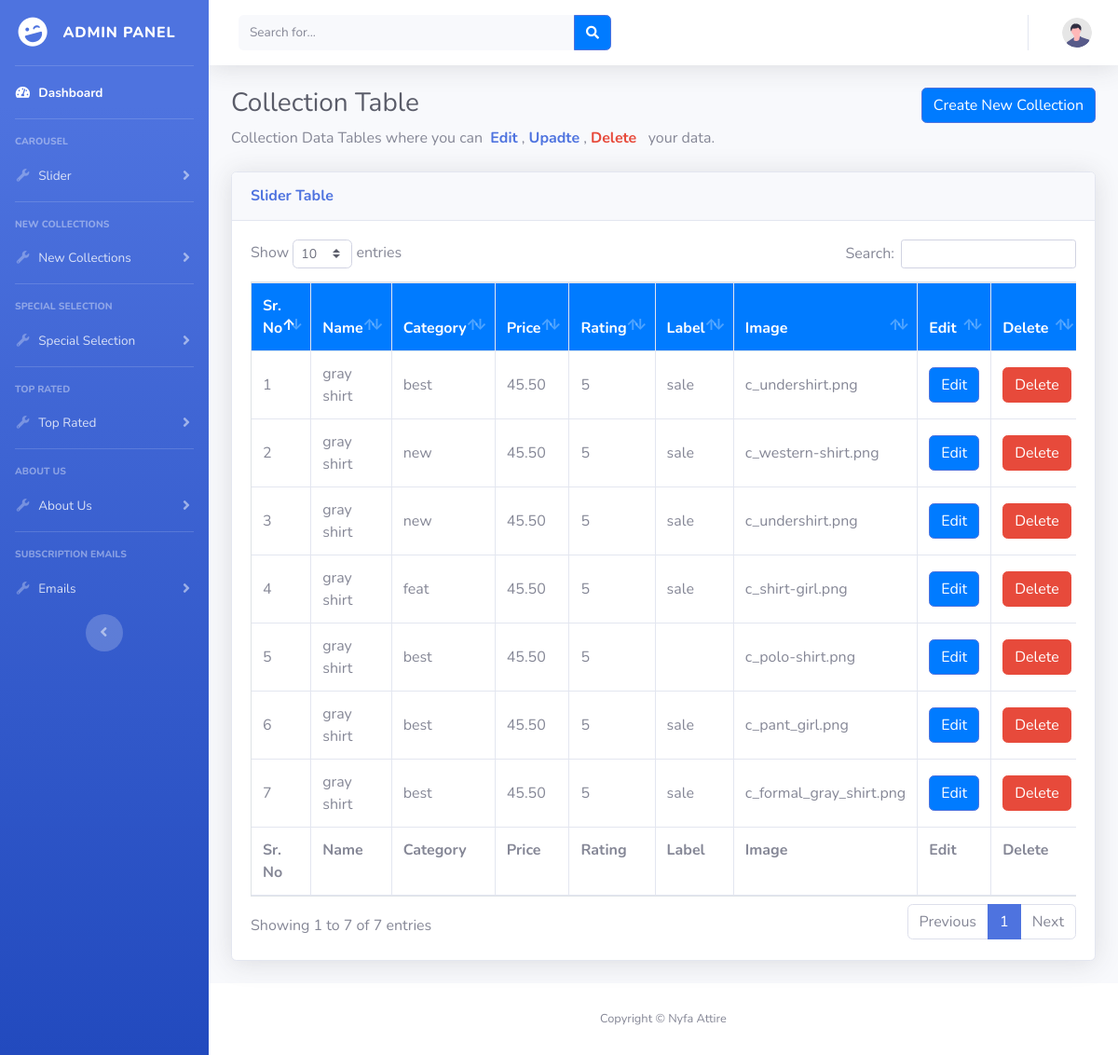
Screenshot of /admin/collection_table.php with the database file from the repository.
### tables this page shows
CREATE TABLE `collection` (
  `id` int(11) NOT NULL,
  `name` varchar(255) NOT NULL,
  `category` enum('best','feat','new') NOT NULL,
  `price` decimal(10,2) NOT NULL,
  `rating` int(11) NOT NULL,
  `label` varchar(255) NOT NULL,
  `image` varchar(255) NOT NULL
);

### admin/collection_table.php (the view, shortened to what this page needs)
<?php
include('db.php');
$query = "SELECT * FROM `collection` ORDER BY id DESC ";
$result = mysqli_query($conn, $query);
include('includes/header.php');
include('includes/sidebar.php');
?>
  <div id="content-wrapper" class="d-flex flex-column">
<div id="content">
  <nav class="navbar navbar-expand navbar-light bg-white topbar mb-4 static-top shadow">
<form
    class="d-none d-sm-inline-block form-inline mr-auto ml-md-3 my-2 my-md-0 mw-100 navbar-search">
    <div class="input-group">
        <input type="text" class="form-control bg-light border-0 small" placeholder="Search for..."
            aria-label="Search" aria-describedby="basic-addon2">
        <div class="input-group-append">
            <button class="btn btn-primary" type="button">
                <i class="fas fa-search fa-sm"></i>
            </button>
        </div>
    </div>
</form>
<ul class="navbar-nav ml-auto">
    <li class="nav-item dropdown no-arrow">
                <a class="nav-link dropdown-toggle" href="#" id="userDropdown" role="button" data-toggle="dropdown"
                    aria-haspopup="true" aria-expanded="false">
                    <img class="img-profile rounded-circle" src="img/undraw_profile.svg">
                </a>
            </li>
</ul>
</nav>
                <div class="container-fluid">
                <a href="collection_insert.php"><button type='submit' name='submit' class='btn btn-primary  float-right'>Create New Collection</button></a>
                    <h1 class="h3 mb-2 text-gray-800">Collection Table</h1>
                    <p class="mb-4">Collection Data Tables where you can  &nbsp;<span class=" font-weight-bold text-primary">Edit</span> , <span class=" font-weight-bold text-primary">Upadte</span> , <span class=" font-weight-bold text-danger">Delete</span> &nbsp; your data.
                    <div class="card shadow mb-4">
                        <div class="card-header py-3">
                            <h6 class="m-0 font-weight-bold text-primary">Slider Table</h6>
                        </div>
                        <div class="card-body">
                        <div class="table-responsive">
    <table class="table table-bordered" id="dataTable" width="100%" cellspacing="0">
        <thead>
            <tr>
                <th>Sr. No</th>
                <th>Name</th>
                <th>Category</th>
                <th>Price</th>
                <th>Rating</th>
                <th>Label</th>
                <th>Image</th>
                <th>Edit</th>
                <th>Delete</th>
            </tr>
        </thead>
        <tfoot>
            <tr>
            <th>Sr. No</th>
                <th>Name</th>
                <th>Category</th>
                <th>Price</th>
                <th>Rating</th>
                <th>Label</th>
                <th>Image</th>
                <th>Edit</th>
                <th>Delete</th>
            </tr>
        </tfoot>
        <tbody>
        <?php
        if(mysqli_num_rows($result) > 0) {
            $sn = 1;
            while($data = mysqli_fetch_assoc($result)) {
                echo "<tr>";
                echo "<td>" . $sn . "</td>";
                echo "<td>" . $data['name'] . "</td>";
                echo "<td>" . $data['category'] . "</td>";
                echo "<td>" . $data['price'] . "</td>";
                echo "<td>" . $data['rating'] . "</td>";
                echo "<td>" . $data['label'] . "</td>";
                echo "<td>" . $data['image'] . "</td>";
                echo "<td><a href='collection_edit.php?id=" . $data['id'] . "'><button type='submit' name='submit' class='btn btn-primary'>Edit</button></a></td>";
                echo "<td> <a href='javascript:void(0);' onclick='return confirmDelete(" . $data['id'] . ")'><button type='button' class='btn btn-danger'>Delete</button></a></td>";
                $sn++;
            }
        } else {
            echo "<tr><td colspan='4'>No matching records found</td></tr>";
        }
        ?>
        </tbody>
    </table>
</div>
                        </div>
                    </div>
                </div>
</div>
    <?php
include('includes/footer.php');
?>

### admin/includes/header.php (shortened to what this page needs)
<!DOCTYPE html>
<html lang="en">
<head>
    <link href="vendor/fontawesome-free/css/all.min.css" rel="stylesheet" type="text/css">
    <link href="https://stackpath.bootstrapcdn.com/bootstrap/4.5.2/css/bootstrap.min.css" rel="stylesheet">
    <link href="css/sb-admin-2.min.css" rel="stylesheet">
  <link href="vendor/datatables/dataTables.bootstrap4.min.css" rel="stylesheet">
</head>
<body id="page-top">
    <div id="wrapper">

### admin/includes/sidebar.php (shortened to what this page needs)
<ul class="navbar-nav bg-gradient-primary sidebar sidebar-dark accordion" id="accordionSidebar">
            <a class="sidebar-brand d-flex align-items-center justify-content-center" href="index.php">
                <div class="sidebar-brand-icon rotate-n-15">
                    <i class="fas fa-laugh-wink"></i>
                </div>
                <div class="sidebar-brand-text mx-3">Admin Panel</div>
            </a>
            <hr class="sidebar-divider my-0">
            <li class="nav-item active">
                <a class="nav-link" href="index.php">
                    <i class="fas fa-fw fa-tachometer-alt"></i>
                    <span>Dashboard</span></a>
            </li>
            <hr class="sidebar-divider">
            <div class="sidebar-heading">
                Carousel
            </div>
            <li class="nav-item">
            <a class="nav-link collapsed" href="#" data-toggle="collapse" data-target="#collapseTwo"
            aria-expanded="true" aria-controls="collapseTwo">
        <i class="fas fa-fw fa-wrench"></i>
        <span>Slider</span>
    </a>
</li>
<hr class="sidebar-divider">
<div class="sidebar-heading">
    New Collections
</div>
<li class="nav-item">
    <a class="nav-link collapsed" href="#" data-toggle="collapse" data-target="#collapseCollections"
        aria-expanded="true" aria-controls="collapseCollections">
        <i class="fas fa-fw fa-wrench"></i>
        <span>New Collections</span>
    </a>
</li>
<hr class="sidebar-divider">
<div class="sidebar-heading">
    Special Selection
</div>
<li class="nav-item">
    <a class="nav-link collapsed" href="#" data-toggle="collapse" data-target="#collapseSpecial"
        aria-expanded="true" aria-controls="collapseSpecial">
        <i class="fas fa-fw fa-wrench"></i>
        <span>Special Selection</span>
    </a>
</li>
<hr class="sidebar-divider">
<div class="sidebar-heading">
     Top Rated
</div>
<li class="nav-item">
    <a class="nav-link collapsed" href="#" data-toggle="collapse" data-target="#collapseTop"
        aria-expanded="true" aria-controls="collapseTop">
        <i class="fas fa-fw fa-wrench"></i>
        <span>Top Rated</span>
    </a>
</li>
<hr class="sidebar-divider">
<div class="sidebar-heading">
    About Us
</div>
<li class="nav-item">
    <a class="nav-link collapsed" href="#" data-toggle="collapse" data-target="#collapseAbout"
        aria-expanded="true" aria-controls="collapseAbout">
        <i class="fas fa-fw fa-wrench"></i>
        <span>About Us</span>
    </a>
</li>
          <hr class="sidebar-divider">
<div class="sidebar-heading">
    Subscription Emails
</div>
<li class="nav-item">
<a class="nav-link collapsed" href="#" data-toggle="collapse" data-target="#collapseUtilities"
aria-expanded="true" aria-controls="collapseUtilities">
<i class="fas fa-fw fa-wrench"></i>
<span>Emails</span>
</a>
</li>
            <div class="text-center d-none d-md-inline">
                <button class="rounded-circle border-0" id="sidebarToggle"></button>
            </div>
        </ul>

### admin/includes/footer.php
             <footer class="sticky-footer bg-white">
                <div class="container my-auto">
                    <div class="copyright text-center my-auto">
                        <span>Copyright &copy; Nyfa Attire</span>
                    </div>
                </div>
            </footer>
        </div>
</body>
</html>

### rows the page displays
collection: name "gray shirt", category "best", price "45.50", rating "5", label "sale", image "c_undershirt.png"
collection: name "gray shirt", category "new", price "45.50", rating "5", label "sale", image "c_western-shirt.png"
collection: name "gray shirt", category "new", price "45.50", rating "5", label "sale", image "c_undershirt.png"
collection: name "gray shirt", category "feat", price "45.50", rating "5", label "sale", image "c_shirt-girl.png"
collection: name "gray shirt", category "best", price "45.50", rating "5", image "c_polo-shirt.png"
collection: name "gray shirt", category "best", price "45.50", rating "5", label "sale", image "c_pant_girl.png"
collection: name "gray shirt", category "best", price "45.50", rating "5", label "sale", image "c_formal_gray_shirt.png"
